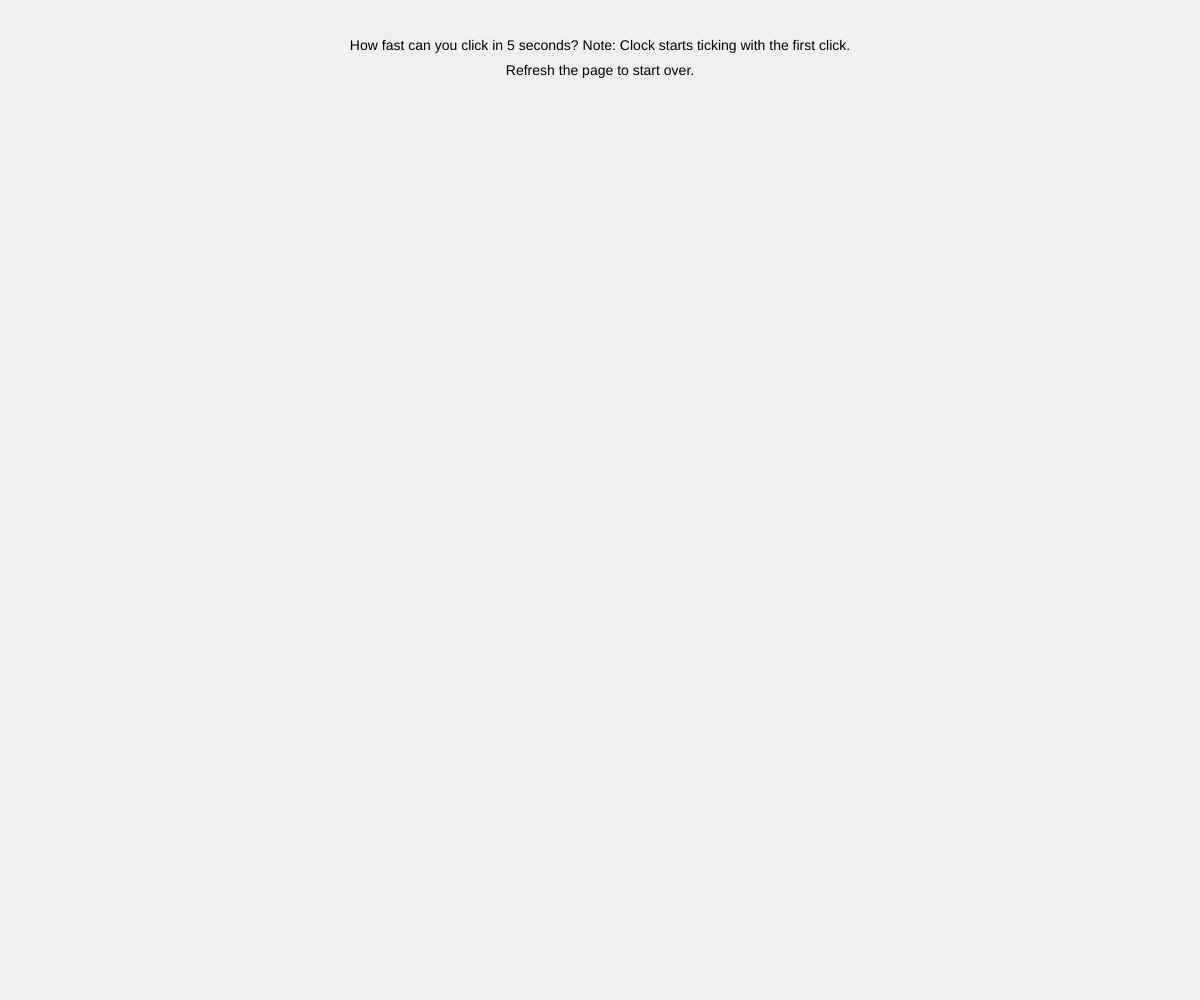
Frame 1 (no input)
Frame 60 (no input): identical to frame 1, image omitted
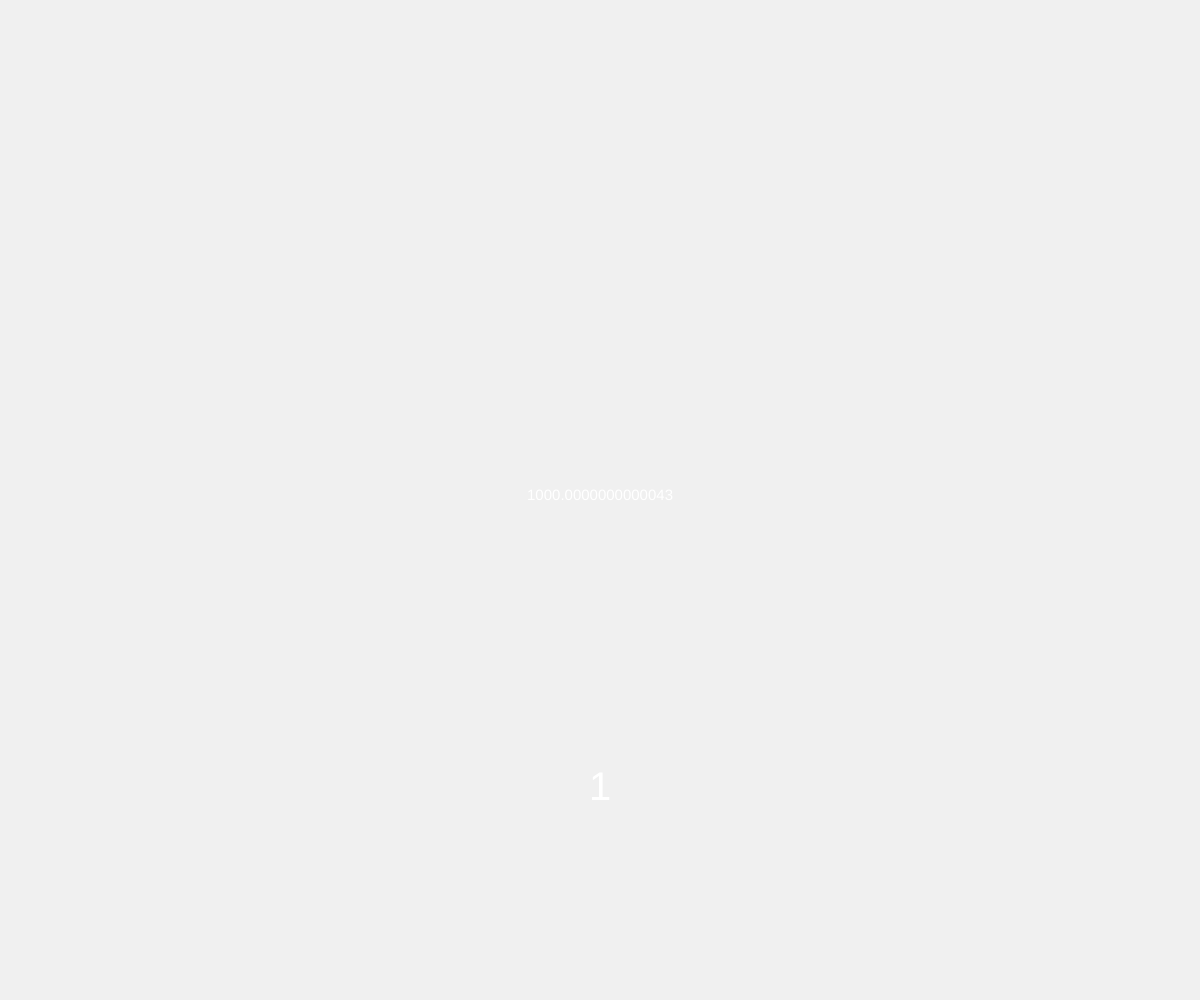
Frame 120 (the mouse pressed at the canvas centre since frame 60)

The p5.js sketch that drew these frames (run headless with seeded random() and noise() and a simulated clock; from frame 60 on, the mouse is pressed at the canvas centre):

// p5.js sketch
// ── sketch.js

let start = false;
let startTime;
let elapsedTime = 0;
let clicks = 0;
let firstClick = true;
function setup() {
    createCanvas(windowWidth, windowHeight);
    background(240);
    textSize(14);
    textAlign(CENTER);
    text("How fast can you click in 5 seconds? Note: Clock starts ticking with the first click.", width/2, 50);
    text("Refresh the page to start over.", width/2, 75);
} 

function draw() {
  

    // do not start the timer immediately
    // wait for first click;
    if (start) {
        
        elapsedTime = millis() - startTime;
        
        if (elapsedTime > 5000) {
            background("black");
            start = !start;
            let cps = clicks / 5;
            textSize(40);
            text("Your Score: " + cps + " CPS", width / 2, 200);

        } else {
            background(240);
            
            textAlign(CENTER);
    fill(255);
    textSize(15);
    text(nf(elapsedTime, 2), width / 2, height / 2);
    textSize(40);
    text(clicks, width / 2, height - 200);
        }
    } 




    
}
function mousePressed() {
    // only do this once
    
    if(firstClick){
        start=true;   
        startTime = millis();
        firstClick = false;
    }
    if (start) clicks++;
}
